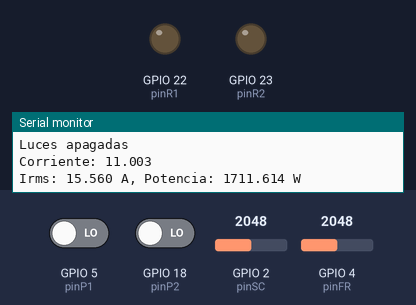
The sketch below on a simulated ESP32. Parts: output pins drawn as LEDs (lit = HIGH), the last lines printed to the serial monitor. Dashed ring = blinking. The inputs (shaded band) are chosen by the test bench; at power-on: GPIO 5 (pinP1) LOW, GPIO 4 (pinFR) = 2048, GPIO 2 (pinSC) = 2048, GPIO 18 (pinP2) LOW.

Above: at 1.2 s.
1.3 s: GPIO 5 (pinP1) driven HIGH
At 1.8 s:
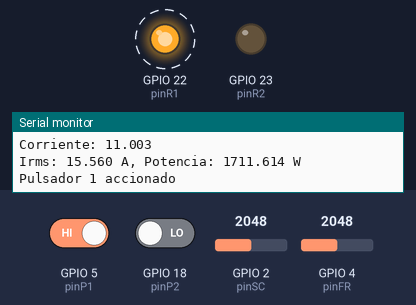
6.3 s: GPIO 4 (pinFR) set to 54
At 8.8 s:
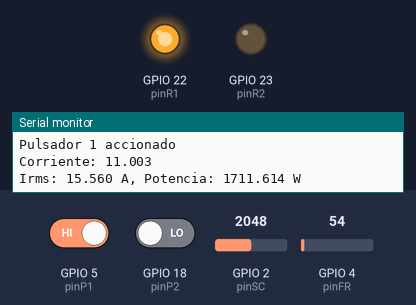
9.2 s: GPIO 4 (pinFR) set to 45
At 12.4 s:
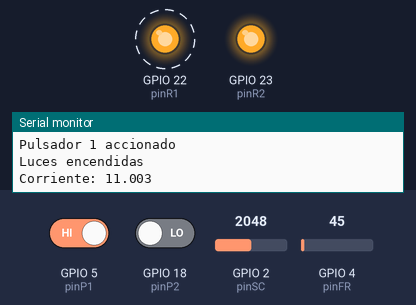
14.2 s: GPIO 4 (pinFR) set to 939
At 16.3 s:
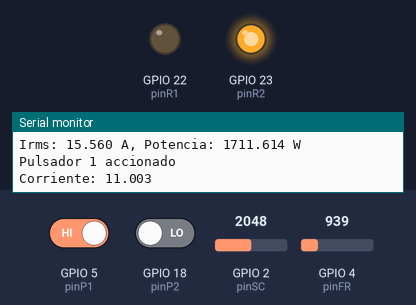
17.2 s: GPIO 4 (pinFR) set to 1027
At 18.3 s:
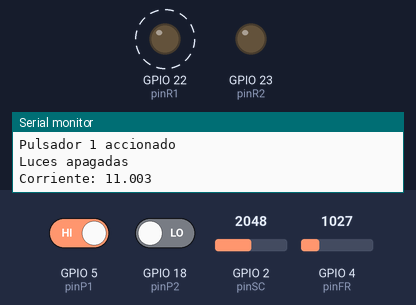
22.2 s: GPIO 4 (pinFR) set to 10
At 25.2 s:
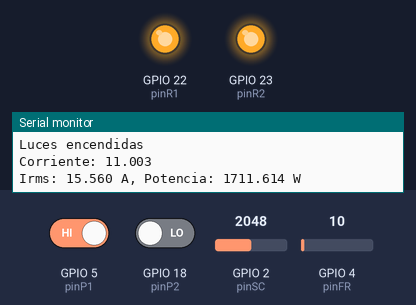
Timing chart, 0 to 28.2 s (numbered marks = the images above; inputs shaded):
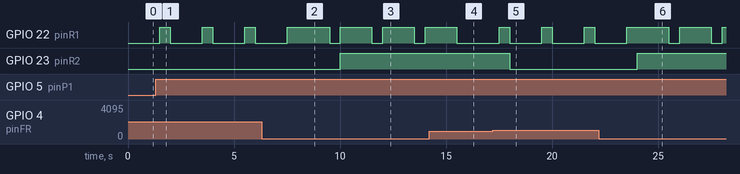

The sketch:

e_nath.ino
```cpp
const int pinP1 = 5;
const int pinP2 = 18;
const int pinFR = 4;
const int pinR1 = 22;
const int pinR2 = 23;
const int pinSC = 2;

bool estadoP1 = false;
bool estadoP2 = false;

int sensor_luz = 0;
int sensor_corriente = 0;
float voltajeSC = 0;
float corrienteSC = 0;

void setup() {
  pinMode(pinP1, INPUT_PULLDOWN);
  pinMode(pinP2, INPUT_PULLDOWN);
  pinMode(pinR1, OUTPUT);
  pinMode(pinR2, OUTPUT);
  Serial.begin(115200);
}

void loop() {
  if (digitalRead(pinP1) == HIGH) {
    estadoP1 = !estadoP1;
    digitalWrite(pinR1, estadoP1);
    Serial.println("Pulsador 1 accionado");
    delay(500);
  }
  if (digitalRead(pinP2) == HIGH) {
    estadoP2 = !estadoP2;
    digitalWrite(pinR2, estadoP2);
    Serial.println("Pulsador 2 accionado");
    delay(500);
  }

  sensor_luz = analogRead(pinFR);
  if (sensor_luz < 50) {
    estadoP1 = true;
    estadoP2 = true;
    digitalWrite(pinR1, estadoP1);
    digitalWrite(pinR2, estadoP2);
    Serial.println("Luces encendidas");
  } else if (sensor_luz > 1000) {
    estadoP1 = false;
    estadoP2 = false;
    digitalWrite(pinR1, estadoP1);
    digitalWrite(pinR2, estadoP2);
    Serial.println("Luces apagadas");
  }

  sensor_corriente = analogRead(pinSC);
  voltajeSC = sensor_corriente * (1.1 / 4095.0);
  corrienteSC = voltajeSC * 20;
  Serial.print("Corriente: ");
  Serial.println(corrienteSC, 3);

  float Irms = get_corriente();
  float P = Irms * 110.0;
  Serial.print("Irms: ");
  Serial.print(Irms, 3);
  Serial.print(" A, Potencia: ");
  Serial.print(P, 3);
  Serial.println(" W");

  delay(1000);
}

float get_corriente() {
  float voltajeSensor;
  float corriente = 0;
  float Sumatoria = 0;
  long tiempo = millis();
  int N = 0;
  while (millis() - tiempo < 500) {
    voltajeSensor = analogRead(pinSC) * (1.1 / 4095.0);
    corriente = voltajeSensor * 20;
    Sumatoria = Sumatoria + sq(corriente);
    N = N + 1;
    delay(1);
  }
  Sumatoria = Sumatoria * 2;
  corriente = sqrt(Sumatoria / N);
  return corriente;
}
```

Measured:
- the behaviour switches between 50 and 49 on GPIO 4 (pinFR) (found by bisection; images 2 and 3)
- the behaviour switches between 1000 and 1001 on GPIO 4 (pinFR) (found by bisection; images 4 and 5)
- after the input at 1.3 s, GPIO 22 (pinR1): alternates HIGH for 0.50 s and LOW for 1.5 s, starting after 0.20 s
- after the input at 6.3 s, GPIO 22 (pinR1): goes on until 7.5 s, then stays HIGH
- after the input at 9.2 s, GPIO 23 (pinR2): LOW → HIGH after 0.80 s
- after the input at 14.2 s, GPIO 22 (pinR1): goes on until 15.5 s, then stays LOW
- after the input at 17.2 s, GPIO 23 (pinR2): HIGH → LOW after 0.81 s
- after the input at 22.2 s, GPIO 23 (pinR2): LOW → HIGH after 1.8 s
